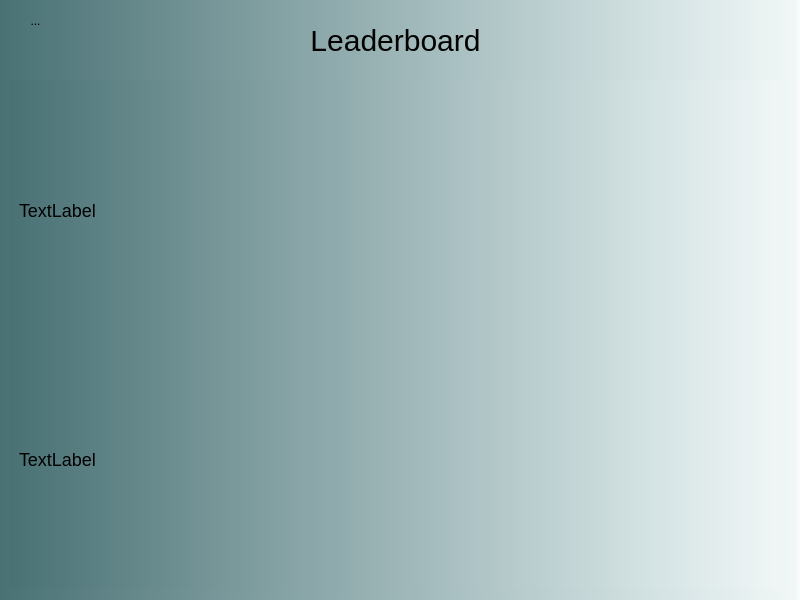
<?xml version="1.0" encoding="UTF-8"?>
<ui version="4.0">
 <class>MainWindow</class>
 <widget class="QMainWindow" name="MainWindow">
  <property name="geometry">
   <rect>
    <x>0</x>
    <y>0</y>
    <width>800</width>
    <height>600</height>
   </rect>
  </property>
  <property name="windowTitle">
   <string>MainWindow</string>
  </property>
  <property name="styleSheet">
   <string notr="true">background-color:qlineargradient(spread:pad, x1:0, y1:0, x2:1, y2:0, stop:0 rgba(73, 113, 116, 255), stop:0.832817 rgba(214, 228, 229, 255), stop:0.98 rgba(239, 245, 245, 255), stop:1 rgba(0, 0, 0, 0))</string>
  </property>
  <widget class="QWidget" name="centralwidget">
   <property name="styleSheet">
    <string notr="true">QFrame{
background-color: transparent;
}</string>
   </property>
   <widget class="QLabel" name="label">
    <property name="geometry">
     <rect>
      <x>80</x>
      <y>10</y>
      <width>631</width>
      <height>61</height>
     </rect>
    </property>
    <property name="styleSheet">
     <string notr="true">font-size: 30px</string>
    </property>
    <property name="text">
     <string>Leaderboard</string>
    </property>
    <property name="alignment">
     <set>Qt::AlignCenter</set>
    </property>
   </widget>
   <widget class="QScrollArea" name="scrollArea">
    <property name="geometry">
     <rect>
      <x>9</x>
      <y>79</y>
      <width>781</width>
      <height>511</height>
     </rect>
    </property>
    <property name="styleSheet">
     <string notr="true">font-size: 18px;</string>
    </property>
    <property name="widgetResizable">
     <bool>true</bool>
    </property>
    <property name="alignment">
     <set>Qt::AlignLeading|Qt::AlignLeft|Qt::AlignVCenter</set>
    </property>
    <widget class="QWidget" name="scrollAreaWidgetContents">
     <property name="geometry">
      <rect>
       <x>0</x>
       <y>0</y>
       <width>779</width>
       <height>509</height>
      </rect>
     </property>
     <layout class="QGridLayout" name="gridLayout">
      <item row="1" column="0">
       <widget class="QLabel" name="label_4">
        <property name="minimumSize">
         <size>
          <width>0</width>
          <height>200</height>
         </size>
        </property>
        <property name="text">
         <string>TextLabel</string>
        </property>
       </widget>
      </item>
      <item row="0" column="0">
       <widget class="QLabel" name="label_2">
        <property name="minimumSize">
         <size>
          <width>0</width>
          <height>200</height>
         </size>
        </property>
        <property name="text">
         <string>TextLabel</string>
        </property>
       </widget>
      </item>
     </layout>
    </widget>
   </widget>
   <widget class="QFrame" name="frame">
    <property name="geometry">
     <rect>
      <x>0</x>
      <y>0</y>
      <width>801</width>
      <height>591</height>
     </rect>
    </property>
    <property name="styleSheet">
     <string notr="true">QWidget{
background-color: transparent;
}
QLabel{
font-size: 18px;
color :  black;
}
QToolButton{
border-radius: 5px;
}</string>
    </property>
    <property name="frameShape">
     <enum>QFrame::StyledPanel</enum>
    </property>
    <property name="frameShadow">
     <enum>QFrame::Raised</enum>
    </property>
    <widget class="QToolButton" name="bt_back">
     <property name="geometry">
      <rect>
       <x>0</x>
       <y>0</y>
       <width>71</width>
       <height>42</height>
      </rect>
     </property>
     <property name="styleSheet">
      <string notr="true"/>
     </property>
     <property name="text">
      <string>...</string>
     </property>
    </widget>
   </widget>
   <zorder>frame</zorder>
   <zorder>label</zorder>
   <zorder>scrollArea</zorder>
  </widget>
 </widget>
 <resources/>
 <connections/>
</ui>
